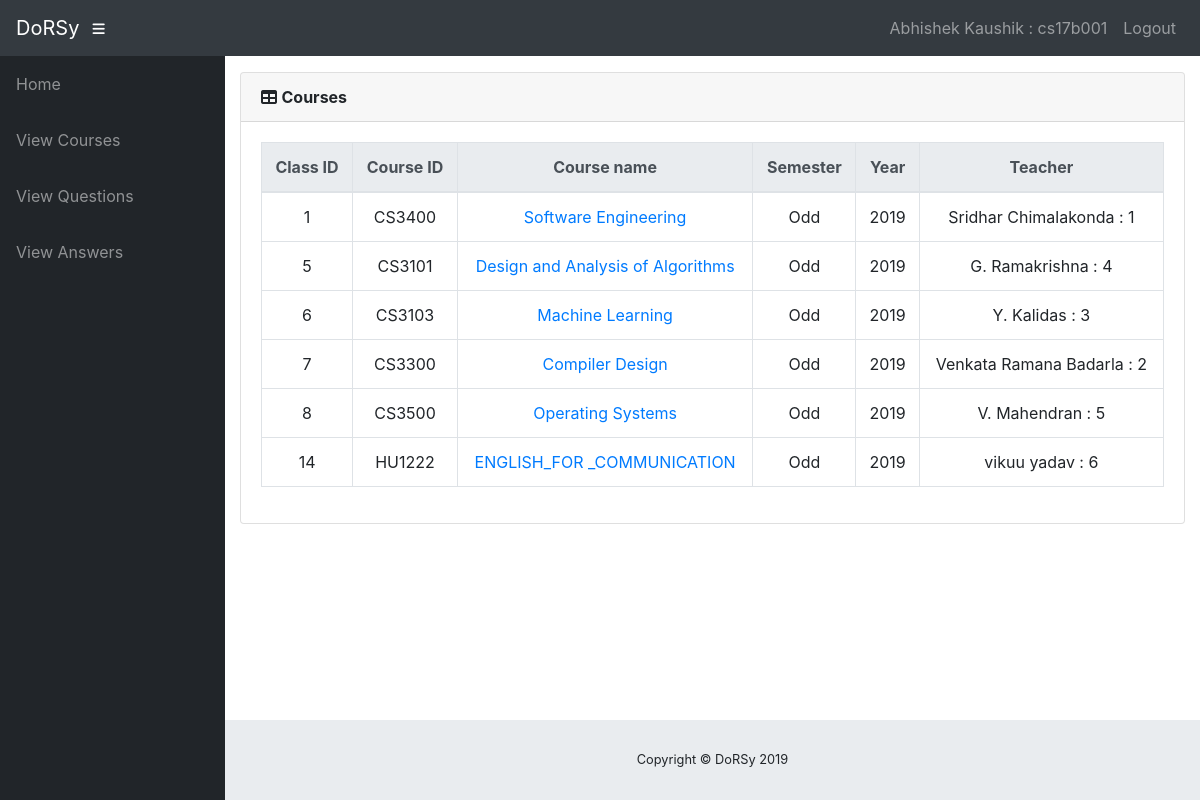
The app's page /info/student/cs17b001/viewcourse/ (signed in) with its own data.
### info/models.py (models this page shows, shortened)
class User(AbstractUser):
    @property
    def is_student(self):
        if hasattr(self, 'student'):
            return True
        return False

class Student(models.Model):
    user = models.OneToOneField(User, on_delete=models.CASCADE, null=True)
    sex = models.CharField(max_length=50, choices=sex_choice, default='Male')
    dept = models.ForeignKey(Dept, on_delete=models.CASCADE, default=1)
    id = models.CharField(primary_key=True, max_length=100, default=1)
    batch = models.IntegerField(default=2019)
    DOB = models.DateField(default='1999-01-01')
    def __str__(self):
        d = User.objects.get(username=self.user)
        return '%s : %s' % (d.get_full_name(), self.id)

class StudentCourse(models.Model):
    student = models.ForeignKey(Student, on_delete=models.CASCADE)
    course_class = models.ForeignKey(Class, on_delete=models.CASCADE, default=1)
    class Meta:
        unique_together = (('student', 'course_class'))

class Class(models.Model):
    id = models.AutoField(primary_key=True)
    course = models.ForeignKey(Course, on_delete=models.CASCADE, null=True, db_index=False)
    sem = models.CharField(max_length=50, choices=sem_type, default='Odd')
    year = models.IntegerField(default=2019)
    teacher = models.ForeignKey(Teacher, on_delete=models.CASCADE, null=True, db_index=False)
    class Meta:
        verbose_name_plural = 'classes'

class Course(models.Model):
    dept = models.ForeignKey(Dept, on_delete=models.CASCADE, default=1)
    id = models.CharField(primary_key=True, max_length=50)
    name = models.CharField(max_length=50)
    def __str__(self):
        return self.name

class Teacher(models.Model):
    user = models.OneToOneField(User, on_delete=models.CASCADE, null=True)
    id = models.AutoField(primary_key=True)
    dept = models.ForeignKey(Dept, on_delete=models.CASCADE, default=1)
    sex = models.CharField(max_length=50, choices=sex_choice, default='Male')
    DOB = models.DateField(default='1980-01-01')
    def __str__(self):
        d = User.objects.get(username=self.user)
        return '%s : %s' % (d.get_full_name(), self.id)

### info/views.py (the view)
# urls.py: path('student/<slug:stud_id>/viewcourse/', views.viewcourse, name='viewcourse'),
@login_required()
def viewcourse(request, stud_id):
    stud = Student.objects.get(id=stud_id)
    att_list = StudentCourse.objects.filter(student=stud)
    return render(request, 'info/courses.html', {'att_list': att_list})

### info/templates/info/courses.html
{% extends 'info/base.html' %}
    {% load static %}
    {% block content %}
                  <div class="card mb-3">
            <div class="card-header">
              <i class="fas fa-table"></i>
            <b>Courses</b></div>
            <div class="card-body">
              <div class="table-responsive">
                <table class="table table-bordered text-center" id="dataTable" width="100%" cellspacing="0">
                  <thead class="thead-light ">
                    <tr>
                        <th>Class ID</th>
                        <th>Course ID</th>
                        <th>Course name</th>
                        <th>Semester</th>
                        <th>Year</th>
                        <th>Teacher </th>
                    </tr>
                  </thead>
                  <tbody>
                    {% for a in att_list %}
                    <tr>
                        <td>{{ a.course_class.id }}</td>
                        <td>{{ a.course_class.course.id }}</td>
                        <td><a href="{% url 'course_stream' a.course_class.id request.user.student.id %}">{{a.course_class.course}}</a></td>
                        <td>{{ a.course_class.sem }}</td>
                        <td>{{ a.course_class.year }}</td>
                        <td>{{ a.course_class.teacher }}</td>
                    </tr>
                    {% empty %}
                            <p>student has no courses</p>
                    {% endfor %}
                  </tbody>
                </table>
              </div>
            </div>
          </div>
    {% endblock %}

### info/templates/info/base.html (shortened to what this page needs)
<!DOCTYPE html>
<html lang="en">
  <head>
      {% load static %}
    <link href="{% static '/info/bootstrap/vendor/bootstrap/css/bootstrap.min.css' %}" rel="stylesheet">
    <link href="{% static '/info/bootstrap/vendor/fontawesome-free/css/all.min.css' %}" rel="stylesheet" type="text/css">
    <link href="{% static '/info/bootstrap/vendor/datatables/dataTables.bootstrap4.css' %}" rel="stylesheet">
    <link href="{% static '/info/bootstrap/css/sb-admin.css' %}" rel="stylesheet">
  </head>
  <body id="page-top">
    <nav class="navbar navbar-expand navbar-dark bg-dark static-top">
      <a class="navbar-brand mr-1" href="{% url 'index' %}">DoRSy</a>
      <button class="btn btn-link btn-sm text-white order-1 order-sm-0" id="sidebarToggle" href="#">
        <i class="fas fa-bars"></i>
      </button>
        <div class="collapse navbar-collapse" id="navbarResponsive">
          <ul class="navbar-nav ml-auto">
            <li class="nav-item">
                {% if request.user.is_student %}
                    <a class="nav-link">{{ request.user.student }}</a>
                {% elif request.user.is_teacher %}
                    <a class="nav-link">{{ request.user.teacher }}</a>
                {% endif %}
            </li>
            <li class="nav-item">
                <a class="nav-link" href="#" data-toggle="modal" data-target="#logoutModal">Logout</a>
            </li>
          </ul>
        </div>
    </nav>
    <div id="wrapper">
      <ul class="sidebar navbar-nav">
            <li class="nav-item">
              <a class="nav-link" href="{% url 'index' %}">
                <span>Home</span>
              </a>
            </li>
        {% if request.user.is_student %}
            <li class="nav-item">
              <a class="nav-link" href="{% url 'viewcourse' request.user.student.id %}">
                <span>View Courses</span>
              </a>
            </li>
            <li class="nav-item">
              <a class="nav-link" href="{% url 'personalques' request.user.student.id %}">
                <span>View Questions</span>
              </a>
            </li>
            <li class="nav-item">
              <a class="nav-link" href="{% url 'personalans' request.user.student.id %}">
                <span>View Answers</span>
              </a>
            </li>
        {% endif %}
      </ul>
      <div id="content-wrapper">
        <div class="container-fluid">
            {% block content %}
            {% endblock %}
        </div>
 <footer class="sticky-footer">
          <div class="container my-auto">
            <div class="copyright text-center my-auto">
              <span>Copyright © DoRSy 2019</span>
            </div>
          </div>
        </footer>
      </div>
    </div>
  </body>
</html>

### records on screen
User: user.student "Abhishek Kaushik : cs17b001"
StudentCourse: course_class.id "1", course_class.course.id "CS3400", course_class.course "Software Engineering", course_class.sem "Odd", course_class.year "2019", course_class.teacher "Sridhar Chimalakonda : 1"
StudentCourse: course_class.id "5", course_class.course.id "CS3101", course_class.course "Design and Analysis of Algorithms", course_class.sem "Odd", course_class.year "2019", course_class.teacher "G. Ramakrishna : 4"
StudentCourse: course_class.id "6", course_class.course.id "CS3103", course_class.course "Machine Learning", course_class.sem "Odd", course_class.year "2019", course_class.teacher "Y. Kalidas : 3"
StudentCourse: course_class.id "7", course_class.course.id "CS3300", course_class.course "Compiler Design", course_class.sem "Odd", course_class.year "2019", course_class.teacher "Venkata Ramana Badarla : 2"
StudentCourse: course_class.id "8", course_class.course.id "CS3500", course_class.course "Operating Systems", course_class.sem "Odd", course_class.year "2019", course_class.teacher "V. Mahendran : 5"
StudentCourse: course_class.id "14", course_class.course.id "HU1222", course_class.course "ENGLISH_FOR _COMMUNICATION", course_class.sem "Odd", course_class.year "2019", course_class.teacher "vikuu yadav : 6"
